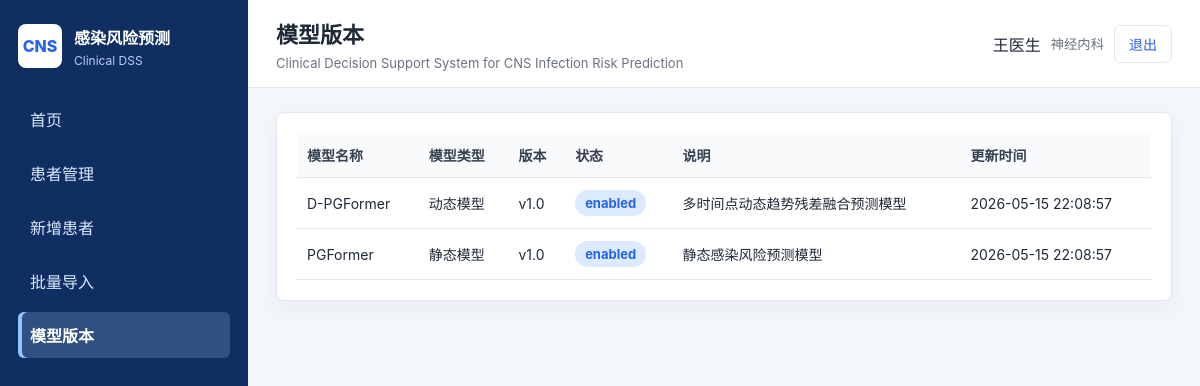
Page /model_versions (signed in) on the committed database.
### tables this page shows
CREATE TABLE users (
            id INTEGER PRIMARY KEY AUTOINCREMENT,
            username TEXT UNIQUE NOT NULL,
            password_hash TEXT NOT NULL,
            role TEXT NOT NULL,
            real_name TEXT,
            department TEXT,
            created_at TEXT,
            last_login_at TEXT,
            is_active INTEGER DEFAULT 1
        );

CREATE TABLE model_versions (
            id INTEGER PRIMARY KEY AUTOINCREMENT,
            model_name TEXT NOT NULL,
            model_version TEXT NOT NULL,
            model_type TEXT NOT NULL,
            description TEXT,
            input_features TEXT,
            status TEXT DEFAULT 'enabled',
            created_at TEXT,
            updated_at TEXT
        );

### app.py (the view)
    @app.route("/model_versions")
    @login_required
    def model_versions():
        rows = model_version_model.list_model_versions()
        return render_template("model_versions.html", model_versions=rows)

### models/db.py (called while the page is built)
def get_db():
    if "db" not in g:
        g.db = sqlite3.connect(current_app.config["DATABASE"])
        g.db.row_factory = sqlite3.Row
    return g.db

### models/model_version_model.py (called while the page is built)
def list_model_versions():
    return get_db().execute(
        """
        SELECT * FROM model_versions
        ORDER BY model_type ASC, updated_at DESC, id DESC
        """
    ).fetchall()

### models/user_model.py (called while the page is built)
def get_user_by_id(user_id):
    return get_db().execute(
        "SELECT * FROM users WHERE id = ? AND is_active = 1",
        (user_id,),
    ).fetchone()

### templates/model_versions.html (shortened to what this page needs)
{% extends "base.html" %}
{% block page_title %}模型版本{% endblock %}
{% block content %}
<section class="card">
    <table>
        <thead><tr><th>模型名称</th><th>模型类型</th><th>版本</th><th>状态</th><th>说明</th><th>更新时间</th>{% if current_user.role == "admin" %}<th>操作</th>{% endif %}</tr></thead>
        <tbody>
        {% for model in model_versions %}
        <tr>
            <td>{{ model.model_name }}</td>
            <td>{{ "静态模型" if model.model_type == "static" else "动态模型" }}</td>
            <td>{{ model.model_version }}</td>
            <td><span class="status-pill">{{ model.status }}</span></td>
            <td>{{ model.description }}</td>
            <td>{{ model.updated_at }}</td>
        </tr>
        {% else %}
        <tr><td colspan="{% if current_user.role == 'admin' %}7{% else %}6{% endif %}" class="empty">暂无模型版本</td></tr>
        {% endfor %}
        </tbody>
    </table>
</section>
{% endblock %}

### templates/base.html (shortened to what this page needs)
<!doctype html>
<html lang="zh-CN">
<head>
    <link rel="stylesheet" href="{{ url_for('static', filename='css/style.css', v='20260520-active') }}">
</head>
<body class="{% if not current_user %}login-body{% endif %}">
{% if current_user %}
<div class="app-shell">
    <aside class="sidebar">
        <div class="brand">
            <div class="brand-mark">CNS</div>
            <div>
                <strong>感染风险预测</strong>
                <span>Clinical DSS</span>
            </div>
        </div>
        <nav class="nav">
            {% if current_user.role == 'admin' %}
            <a class="{% if request.endpoint in ['users', 'user_new'] %}active{% endif %}" href="{{ url_for('users') }}">账号管理</a>
            <a class="{% if request.endpoint in ['model_versions', 'model_version_new', 'model_version_enable', 'model_version_delete'] %}active{% endif %}" href="{{ url_for('model_versions') }}">模型版本</a>
            <a class="{% if request.endpoint == 'logs' %}active{% endif %}" href="{{ url_for('logs') }}">操作日志</a>
            {% else %}
            <a class="{% if request.endpoint == 'dashboard' %}active{% endif %}" href="{{ url_for('dashboard') }}">首页</a>
            <a class="" href="{{ url_for('patients') }}">患者管理</a>
            <a class="{% if request.endpoint == 'patient_new' %}active{% endif %}" href="{{ url_for('patient_new') }}">新增患者</a>
            <a class="{% if request.endpoint == 'patient_import' %}active{% endif %}" href="{{ url_for('patient_import') }}">批量导入</a>
            <a class="{% if request.endpoint == 'model_versions' %}active{% endif %}" href="{{ url_for('model_versions') }}">模型版本</a>
            {% endif %}
        </nav>
    </aside>
    <main class="main">
        <header class="topbar">
            <div>
                <h1>{% block page_title %}{{ system_name }}{% endblock %}</h1>
                <p>Clinical Decision Support System for CNS Infection Risk Prediction</p>
            </div>
            <div class="user-box">
                <span>{{ current_user.real_name or current_user.username }}</span>
                <small>{{ current_user.department or current_user.role }}</small>
                <a class="btn btn-ghost" href="{{ url_for('logout') }}">退出</a>
            </div>
        </header>
        <section class="content">
            {% block content %}{% endblock %}
        </section>
    </main>
</div>
{% else %}
    {% block auth_content %}{% endblock %}
{% endif %}
</body>
</html>

### static/css/style.css (style rules this page uses)
:root { --primary: #2563eb; --primary-dark: #1d4ed8; --bg: #f3f6fb; --card: #ffffff; --border: #e5e7eb; --text: #1f2937; --muted: #6b7280; --low: #16a34a; --medium: #f59e0b; --high: #dc2626; }
* { box-sizing: border-box; }
body { margin: 0; font-family: -apple-system, BlinkMacSystemFont, "Segoe UI", "Microsoft YaHei", Arial, sans-serif; color: var(--text); background: var(--bg); }
a { color: var(--primary); text-decoration: none; }
table { width: 100%; border-collapse: collapse; font-size: 14px; }
th, td { padding: 12px 10px; border-bottom: 1px solid var(--border); text-align: left; vertical-align: middle; }
th { color: #374151; background: #f8fafc; font-weight: 700; }
.app-shell { min-height: 100vh; display: flex; }
.sidebar { width: 248px; background: #0f2f63; color: #fff; padding: 24px 18px; flex-shrink: 0; }
.brand { display: flex; gap: 12px; align-items: center; margin-bottom: 28px; }
.brand span { display: block; color: #b8cef4; font-size: 12px; margin-top: 4px; }
.brand-mark { width: 44px; height: 44px; border-radius: 8px; display: grid; place-items: center; background: #fff; color: var(--primary); font-weight: 800; }
.nav { display: grid; gap: 8px; }
.nav a { color: #dbeafe; padding: 11px 12px; border-radius: 6px; }
.nav a.active { background: #314f80; color: #fff; font-weight: 700; box-shadow: inset 4px 0 0 #93c5fd; }
.main { flex: 1; min-width: 0; }
.topbar { height: 88px; display: flex; align-items: center; justify-content: space-between; padding: 0 28px; background: #fff; border-bottom: 1px solid var(--border); }
.topbar h1 { margin: 0; font-size: 22px; letter-spacing: 0; }
.topbar p { margin: 6px 0 0; color: var(--muted); font-size: 13px; }
.user-box { display: flex; align-items: center; gap: 10px; }
.user-box small { color: var(--muted); }
.content { padding: 24px 28px 40px; }
.card, .stat-card { background: var(--card); border: 1px solid var(--border); border-radius: 8px; box-shadow: 0 8px 22px rgba(31, 41, 55, .05); }
.card { padding: 20px; margin-bottom: 18px; }
.btn { display: inline-flex; align-items: center; justify-content: center; min-height: 36px; padding: 8px 14px; border: 1px solid var(--border); border-radius: 6px; background: #fff; color: var(--text); cursor: pointer; font-size: 14px; }
.btn-ghost { color: var(--primary); }
.risk-badge, .status-pill { display: inline-flex; align-items: center; min-height: 26px; padding: 4px 10px; border-radius: 999px; font-size: 13px; font-weight: 700; }
.status-pill { color: var(--primary); background: #dbeafe; }

### rows in the picture
users: real_name "王医生", department "神经内科"
model_versions: model_name "D-PGFormer", model_type "动态模型", model_version "v1.0", status "enabled", description "多时间点动态趋势残差融合预测模型", updated_at "2026-05-15 22:08:57"
model_versions: model_name "PGFormer", model_type "静态模型", model_version "v1.0", status "enabled", description "静态感染风险预测模型", updated_at "2026-05-15 22:08:57"
